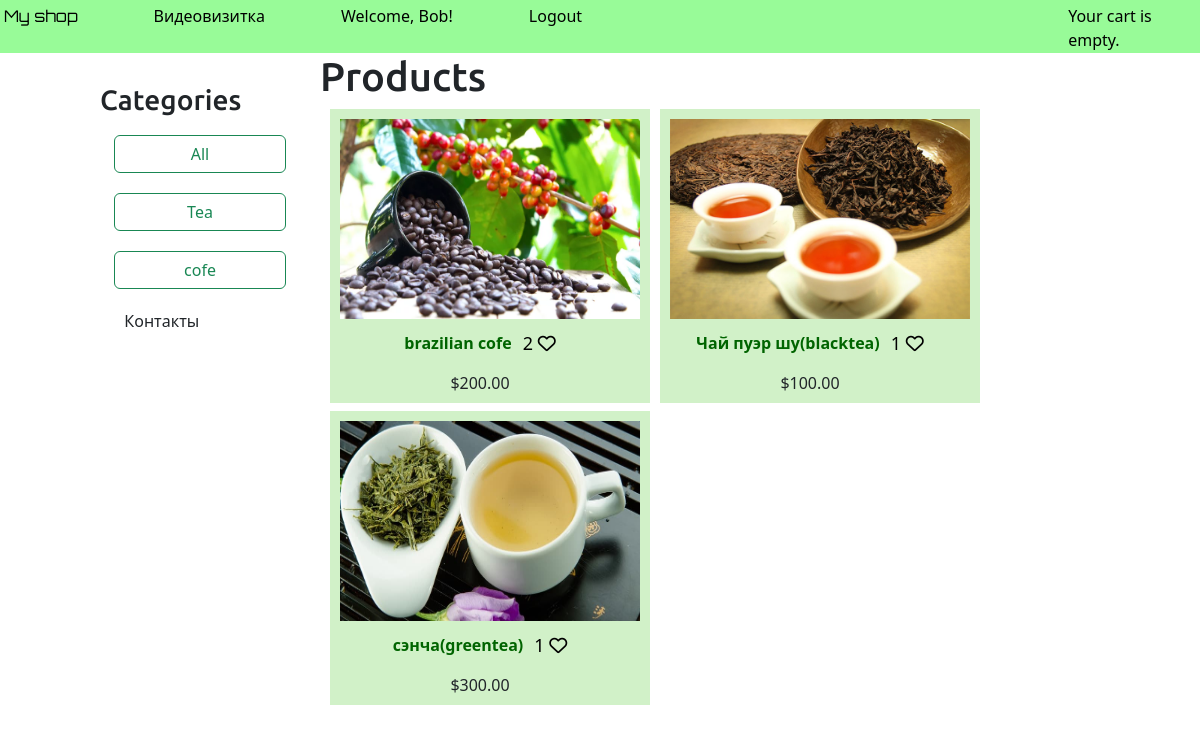
/ (signed in), run on the app's committed database.
### shop/models.py (models this page shows, shortened)
class Reg(AbstractUser):
    pass
    class Meta:
        verbose_name = 'User'
        verbose_name_plural = 'Users'

class Category(models.Model):
     name = models.CharField(max_length=200)
     slug = models.SlugField(max_length=200,
     unique=True)
     class Meta:
         ordering = ['name']
         indexes = [
         models.Index(fields=['name']),
         ]
         verbose_name = 'category'
         verbose_name_plural = 'categories'
     def get_absolute_url(self):
         return reverse('shop:product_list_by_category',
                        args=[self.slug])

class Product(models.Model):
    category = models.ForeignKey(Category,
                                 related_name='products',
                                 on_delete=models.CASCADE)
    name = models.CharField(max_length=200)
    slug = models.SlugField(max_length=200)
    image = models.ImageField(upload_to='products/%Y/%m/%d',
                              blank=True)
    description = models.TextField(blank=True)
    price = models.DecimalField(max_digits=10,
                                decimal_places=2)
    available = models.BooleanField(default=True)
    created = models.DateTimeField(auto_now_add=True)
    updated = models.DateTimeField(auto_now=True)
    users_like = models.ManyToManyField(
        settings.AUTH_USER_MODEL,
        related_name='products_liked',
        blank=True
    )
    def get_absolute_url(self):
        return reverse('shop:product_detail',
                       args=[self.id, self.slug])
    class Meta:
        ordering = ['name']
        indexes = [
            models.Index(fields=['id', 'slug']),
            models.Index(fields=['name']),
            models.Index(fields=['-created']),
        ]
    def __str__(self):
        return self.name

### shop/views.py (the view)
# urls.py: path('', views.product_list, name='product_list'),  # Все продукты
def product_list(request, category_slug=None):
    category = None
    categories = Category.objects.all()
    products = Product.objects.all()
    print(products)
    if category_slug:
        category = get_object_or_404(Category,
                                     slug=category_slug)
        products = products.filter(category=category)
    return render(request,
                  'shop/product/list.html',
                  {'category': category,
                   'categories': categories,
                   'products': products,
                   'user':UserRegistrationForm(request.POST),
                   },
                  )

### shop/templates/shop/product/list.html (shortened to what this page needs)
{% extends "shop/base.html" %}
{% load static %}
{% block content %}
 <div id="sidebar">
 <h3>Categories</h3>
 <ul>
 <li {% if not category %}{% endif %}>
 <a href="{% url 'shop:product_list' %}" button type="button" class="btn btn-outline-success">All</a>
 </li>
 {% for c in categories %}
 <li {% if category.slug == c.slug %} {% endif %}>
 <a href="{{ c.get_absolute_url }}" button type="button" class="btn btn-outline-success">{{ c.name }}</a>
 </li>
 {% endfor %}
     <li>
      <div class="dropdown">
      <a>Контакты</a>
    </div>
     </li>
 </ul>
 </div>
 <div id="main" class="product-list">
 <h1>{% if category %}{{ category.name }}{% else %}Products {% endif %}</h1>
{% for product in products %}
    <div class="item">
        <a href="{{ product.get_absolute_url }}">
            <img src="{% if product.image %}{{ product.image.url }}{% else %}{% static 'shop/img/no_image.png' %}{% endif %}">
        </a>
        <div class="title-like">
    <a href="{{ product.get_absolute_url }}">{{ product.name }}</a>
    <div class="like">{{ product.users_like.count }} <i class="fa-regular fa-heart"></i> </div>
  </div>
        <br>
        ${{ product.price }}
    </div>
{% empty %}
    <p>No products available.</p>
{% endfor %}
 </div>
{% endblock %}

### shop/templates/shop/base.html (shortened to what this page needs)
{% load static %}
<!DOCTYPE html>
<html>
 <head>
 <link href="{% static 'shop/css/base.css' %}" rel="stylesheet">
  <link rel="stylesheet" href="https://cdn.jsdelivr.net/npm/bootstrap@5.3.2/dist/css/bootstrap.min.css">
<link rel="stylesheet" href="https://cdnjs.cloudflare.com/ajax/libs/font-awesome/6.5.0/css/all.min.css" />
 </head>
 <body>
 {% load static %}
  <div id="header">
    <a href="/" class="logo">My shop</a>
  </div>
  <div id="subheader">
    <a href="/" class="logo">My shop</a>
      <a href="{% url 'shop:video' %}">Видеовизитка</a>
      <span class="user">
{% if request.user.is_authenticated %}
    <a>Welcome, {{ request.user.username }}!</a>
          <a href="{% url 'shop:logout_form' %}">Logout</a>
{% else %}
    <a>Welcome, Guest!</a>
           <a href="{% url 'shop:register' %}">Log-in</a>
{% endif %}
 </span>
    <div class="cart">
      <a>Your cart is empty.</a>
         </div>
    </div>
  <div id="content">
    {% block content %}
    {% endblock %}
  </div>
</body>
</html>

### shop/static/shop/css/base.css (style rules this page uses)
body { margin:0; padding:0; font-family:helvetica, sans-serif; z-index: 0; }
h1, h2, h3, h4, h5 , h6 { font-family: 'Ubuntu', sans-serif; font-weight:normal; }
a { text-decoration:none; color:#5993bb; }
#header { position: fixed; padding: 10px 100px; font-size: 18px; overflow: auto; z-index: 2000; }
#subheader { z-index: 2000; top:0; position: fixed!important; background: #98FB98; padding: 1px; text-align: left; left: 0; width: 100%; }
#subheader a { text-align:left; color: black; text-decoration: none; font-size: 16px; margin-top:3px; display: inline-block; transition: background 0.3s, color 0.3s; margin-left:6%; }
#subheader .logo { margin-left:3px; font-family: "Orbitron", serif; font-optical-sizing: auto; font-weight: <weight>; font-style: normal; }
#header .logo { font-family: 'Ubuntu', sans-serif; float:left; color:#333; font-size:22px; margin-right:10%; }
#subheader .cart { float:right; }
#content { padding:0 100px; overflow:hidden; z-index:0; }
#sidebar { width:220px; padding:30px 20px 0 0; float:left; height: 100vh; }
#sidebar ul { margin:0; padding:0; }
#sidebar ul li { margin:0; list-style:none; padding:10px 14px; }
#sidebar ul li a { display:block; }
#main { float:left; width: 96%; margin-right:-220px; overflow:hidden; z-index:0; }
.product-list .item { width:320px; padding:10px 20px 10px 0; float:left; text-align:center; line-height:1.2; background:#d1f1c8; margin-left:10px; margin-bottom:8px; transition: transform .6s ease; z-index: 0; }
.product-list .item img { width:300px; height: 200px; margin-left: 10px; margin-bottom:8px; }
.product-list .item a { color :#2E8B57; }
.product-list .item .title-like { display: flex; justify-content: center; align-items: center; gap: 6px; margin-top: 6px; }
.product-list .item .title-like a { text-decoration: none; color: #006400; font-weight: bold; }
.product-list .item .like { color: black; font-size: 18px; margin-left: 5px; }
.dropdown { position: relative; display: inline-block; z-index: 2000; margin-left: 6%; }
#header, .cart, #content { position: relative; z-index: 10; }

### data on the page
Reg: user.username "Bob"
Category: name "Tea"
Category: name "cofe"
Product: image (picture), name "brazilian cofe", users_like.count "2", price "200.00"
Product: image (picture), name "Чай пуэр шу(blacktea)", users_like.count "1", price "100.00"
Product: image (picture), name "сэнча(greentea)", users_like.count "1", price "300.00"
